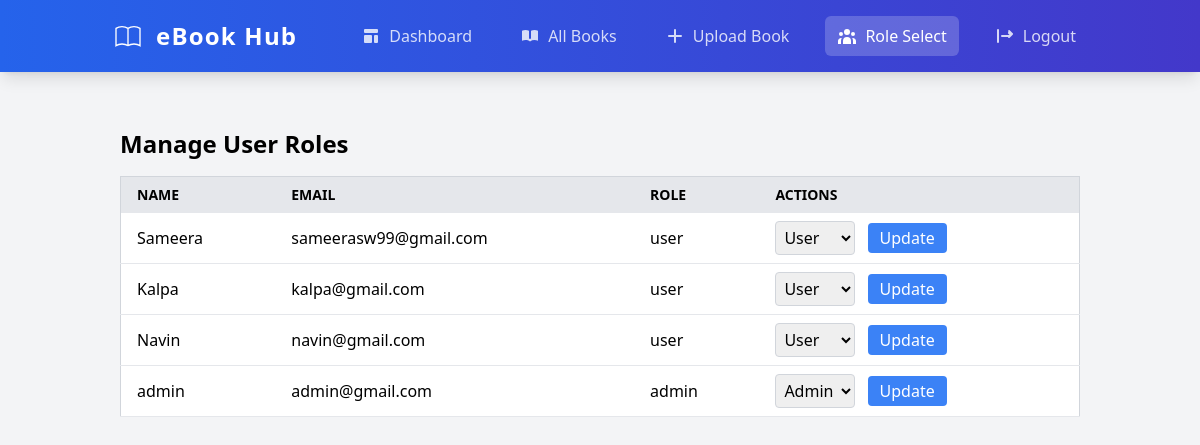
/roleselect.php (signed in), run on the app's committed database.
### tables this page shows
CREATE TABLE `users` (
  `id` int(11) NOT NULL,
  `name` varchar(100) DEFAULT NULL,
  `email` varchar(100) DEFAULT NULL,
  `password` varchar(255) DEFAULT NULL,
  `created_at` timestamp NOT NULL DEFAULT current_timestamp(),
  `role` enum('admin','user') DEFAULT 'user'
);

### roleselect.php (the view, shortened to what this page needs)
<?php
include 'db.php';
include 'Navigation.php';
$users = $pdo->query("SELECT id AS user_id, name, email, role FROM users")->fetchAll(PDO::FETCH_ASSOC);
?>
<!DOCTYPE html>
<html lang="en">
<head>
    <script src="https://cdn.tailwindcss.com"></script>
</head>
<body class="bg-gray-100">
    <div class="container mx-auto p-8 mt-24">
        <h1 class="text-2xl font-bold mb-4">Manage User Roles</h1>
        <table class="min-w-full bg-white border border-gray-300">
            <thead>
                <tr class="bg-gray-200 text-left text-sm uppercase">
                    <th class="px-4 py-2">Name</th>
                    <th class="px-4 py-2">Email</th>
                    <th class="px-4 py-2">Role</th>
                    <th class="px-4 py-2">Actions</th>
                </tr>
            </thead>
            <tbody>
                <?php foreach ($users as $user): ?>
                    <tr class="border-b">
                        <td class="px-4 py-2"><?= htmlspecialchars($user['name']) ?></td>
                        <td class="px-4 py-2"><?= htmlspecialchars($user['email']) ?></td>
                        <td class="px-4 py-2"><?= htmlspecialchars($user['role']) ?></td>
                        <td class="px-4 py-2">
                            <form action="roleselect.php" method="POST" class="inline">
                                <select name="role" class="border border-gray-300 rounded p-1">
                                    <option value="user" <?= $user['role'] === 'user' ? 'selected' : '' ?>>User</option>
                                    <option value="admin" <?= $user['role'] === 'admin' ? 'selected' : '' ?>>Admin</option>
                                </select>
                                <button type="submit" class="bg-blue-500 text-white px-3 py-1 rounded ml-2">Update</button>
                            </form>
                        </td>
                    </tr>
                <?php endforeach; ?>
            </tbody>
        </table>
    </div>
</body>
</html>

### data on the page
users: name "Sameera", email "sameerasw99@gmail.com", role "user", role "User"
users: name "Kalpa", email "kalpa@gmail.com", role "user", role "User"
users: name "Navin", email "navin@gmail.com", role "user", role "User"
users: name "admin", email "admin@gmail.com", role "admin", role "Admin"
